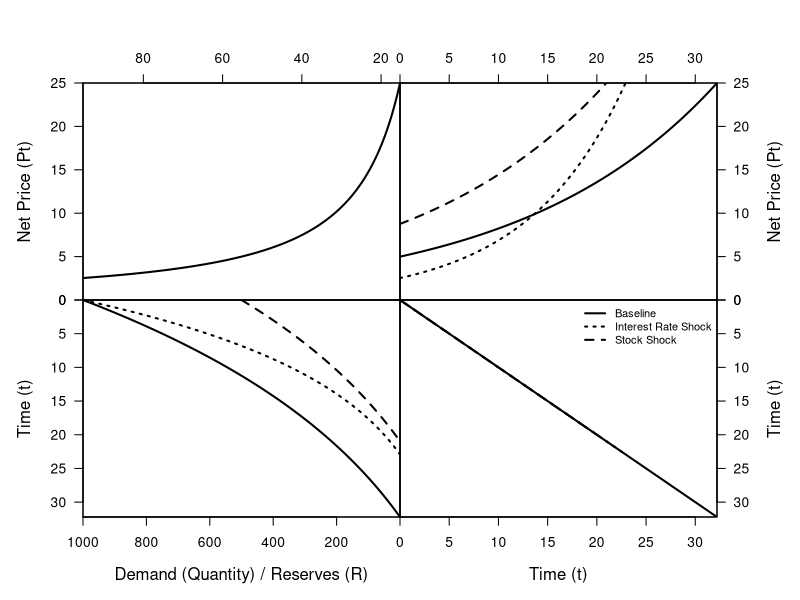

The R script that drew this image:
# PART 1: DATA GENERATION WITH NON-LINEAR DEMAND

# Step A: Define Model Parameters
# Baseline parameters
r_base <- 0.05
R0_base <- 1000

# Shock parameters
r_shock <- 0.10   # The new, higher interest rate
R0_shock <- 500  # The new, smaller resource stock

# Demand parameters for the NON-LINEAR curve
A <- 200   # Demand scaling parameter
epsilon <- 0.8 # Price elasticity of demand
# We still need a choke price to define the terminal condition, p(T).
# This is now an assumption, not derived from the demand curve's intercept.
pT <- 25

# Step B: Define Core Economic Functions (Non-Linear Version)

# New Non-Linear Demand Function: Q = A * P^(-epsilon)
d_nonlinear <- function(p) {
  return(A * p^(-epsilon))
}

# New Stock-Time Function using Numerical Integration
# This function calculates the *difference* between stock and cumulative extraction,
# which is what uniroot() needs to find the root (where the difference is zero).
stock_root_finder <- function(Tf, r, R) {
  # Define quantity as a function of time, q(t), for the given Tf
  quantity_as_a_function_of_time <- function(t) {
    price_at_t <- pT * exp(-r * (Tf - t))
    return(d_nonlinear(price_at_t))
  }
  # Calculate the total extraction over the entire period [0, Tf]
  total_extraction <- integrate(quantity_as_a_function_of_time, lower = 0, upper = Tf)$value
  # Return the difference, which uniroot will drive to zero.
  return(R - total_extraction)
}

# Step C: Solve for all three paths using the new numerical method

# Path 1: Baseline (Solid Line)
Tf_base <- uniroot(stock_root_finder, c(1, 200), r = r_base, R = R0_base)$root
time_base <- seq(0, Tf_base, length.out = 100)
price_base <- pT * exp(-r_base * (Tf_base - time_base))
quantity_base <- d_nonlinear(price_base)
# We need to calculate the stock path by numerically integrating at each time step
stock_base <- R0_base - sapply(time_base, function(t) {
  integrate(function(x) d_nonlinear(pT * exp(-r_base * (Tf_base - x))), lower = 0, upper = t)$value
})

# Path 2: Interest Rate Shock (Dotted Line)
Tf_r_shock <- uniroot(stock_root_finder, c(1, 200), r = r_shock, R = R0_base)$root
time_r_shock <- seq(0, Tf_r_shock, length.out = 100)
price_r_shock <- pT * exp(-r_shock * (Tf_r_shock - time_r_shock))
quantity_r_shock <- d_nonlinear(price_r_shock)
stock_r_shock <- R0_base - sapply(time_r_shock, function(t) {
  integrate(function(x) d_nonlinear(pT * exp(-r_shock * (Tf_r_shock - x))), lower = 0, upper = t)$value
})

# Path 3: Resource Stock Shock (Dashed Line)
Tf_R_shock <- uniroot(stock_root_finder, c(1, 200), r = r_base, R = R0_shock)$root
time_R_shock <- seq(0, Tf_R_shock, length.out = 100)
price_R_shock <- pT * exp(-r_base * (Tf_R_shock - time_R_shock))
quantity_R_shock <- d_nonlinear(price_R_shock)
stock_R_shock <- R0_shock - sapply(time_R_shock, function(t) {
  integrate(function(x) d_nonlinear(pT * exp(-r_base * (Tf_R_shock - x))), lower = 0, upper = t)$value
})


# PART 2: THE MULTI-SHOCK PLOTTING FUNCTION (Unchanged, but now plots curved data)

create_multi_shock_plot <- function(time_base, price_base, stock_base,
                                    time_r_shock, price_r_shock, stock_r_shock,
                                    time_R_shock, price_R_shock, stock_R_shock) {
  
  if (dev.cur() != 1) dev.off()
  layout(matrix(c(1, 2, 3, 4), nrow = 2, byrow = TRUE))
  par(oma = c(0, 0, 0, 0))
  
  # Plot 1: Demand Curve (Top-Left) NOW CURVED
  par(mar = c(0, 5, 5, 0))
  p_demand <- seq(min(price_base, price_r_shock, price_R_shock), pT, length.out = 100)
  q_demand <- d_nonlinear(p_demand)
  plot(q_demand, p_demand, type = "l", lwd = 2,
       xaxs = "i", yaxs = "i", xlim = rev(range(q_demand)), ylim = c(0, max(p_demand)),
       xaxt = "n", yaxt = "n", xlab = "", ylab = "")
  axis(side = 2, las = 1); mtext("Net Price (Pt)", side = 2, line = 3)
  axis(side = 3); box()
  
  # (The rest of the plotting function is identical to the previous version)
  
  # Plot 2: Price Path (Top-Right)
  par(mar = c(0, 0, 5, 5))
  plot(time_base, price_base, type = "l", lwd = 2, lty = 1,
       xaxs = "i", yaxs = "i",
       xlim = c(0, max(c(time_base, time_r_shock, time_R_shock))),
       ylim = c(0, max(c(price_base, price_r_shock, price_R_shock))),
       xaxt = "n", yaxt = "n", xlab = "", ylab = "")
  lines(time_r_shock, price_r_shock, lwd = 2, lty = 3)
  lines(time_R_shock, price_R_shock, lwd = 2, lty = 2)
  axis(side = 3); axis(side = 4, las = 1)
  mtext("Net Price (Pt)", side = 4, line = 3); box()
  
  # Plot 3: Reserve Path (Bottom-Left)
  par(mar = c(5, 5, 0, 0))
  plot(stock_base, time_base, type = "l", lwd = 2, lty = 1,
       xaxs = "i", yaxs = "i",
       xlim = rev(range(c(stock_base, stock_r_shock, stock_R_shock))),
       ylim = rev(range(c(time_base, time_r_shock, time_R_shock))),
       xaxt = "n", yaxt = "n", xlab = "", ylab = "")
  lines(stock_r_shock, time_r_shock, lwd = 2, lty = 3)
  lines(stock_R_shock, time_R_shock, lwd = 2, lty = 2)
  axis(side = 1); mtext("Demand (Quantity) / Reserves (R)", side = 1, line = 3)
  axis(side = 2, las = 1); mtext("Time (t)", side = 2, line = 3); box()
  
  # Plot 4: 45-degree Line (Bottom-Right) & Legend
  par(mar = c(5, 0, 0, 5))
  plot(time_base, time_base, type = "l", lwd = 2, lty = 1,
       xaxs = "i", yaxs = "i",
       xlim = c(0, max(c(time_base, time_r_shock, time_R_shock))),
       ylim = rev(range(c(time_base, time_r_shock, time_R_shock))),
       xaxt = "n", yaxt = "n", xlab = "", ylab = "")
  lines(time_r_shock, time_r_shock, lwd = 2, lty = 3)
  lines(time_R_shock, time_R_shock, lwd = 2, lty = 2)
  axis(side = 1); mtext("Time (t)", side = 1, line = 3)
  axis(side = 4, las = 1); mtext("Time (t)", side = 4, line = 3); box()
  legend("topright", legend = c("Baseline", "Interest Rate Shock", "Stock Shock"),
         lty = c(1, 3, 2), lwd = 2, bty = "n", cex = 0.8)
}


# PART 3: EXECUTION

create_multi_shock_plot(
  time_base, price_base, stock_base,
  time_r_shock, price_r_shock, stock_r_shock,
  time_R_shock, price_R_shock, stock_R_shock
)